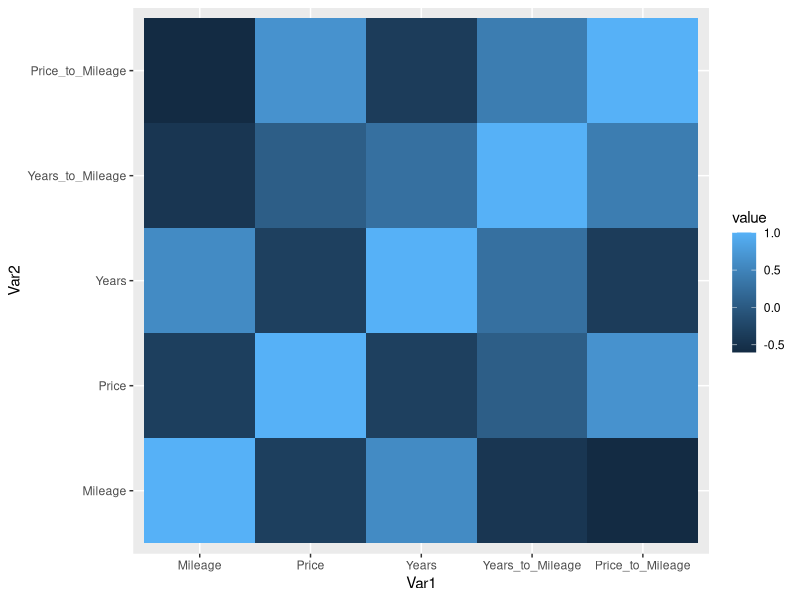
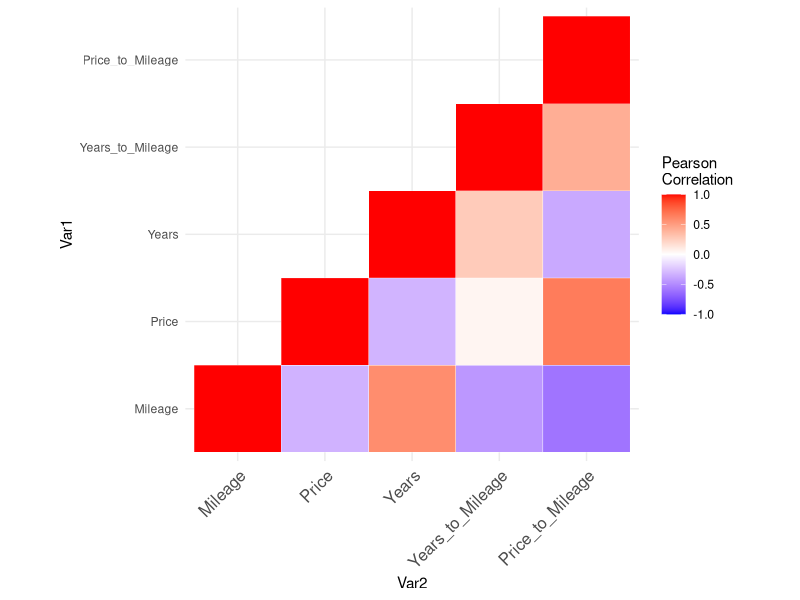
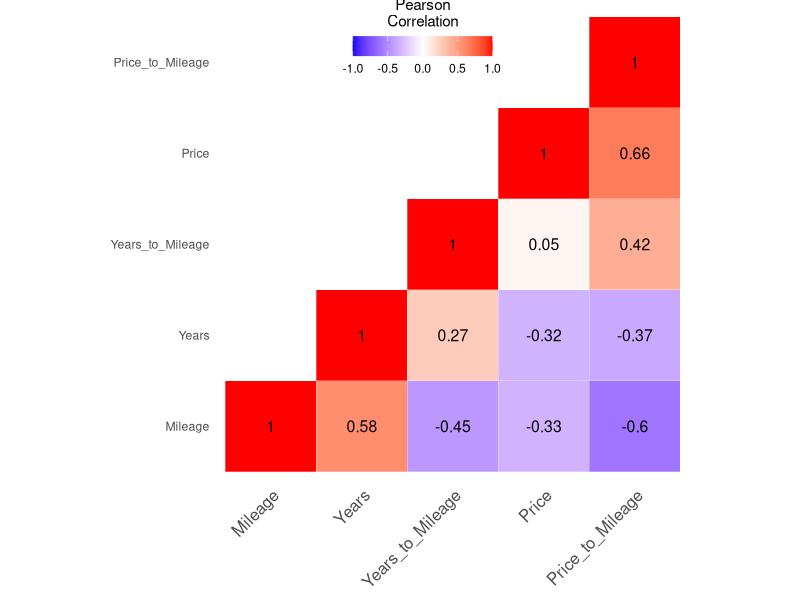
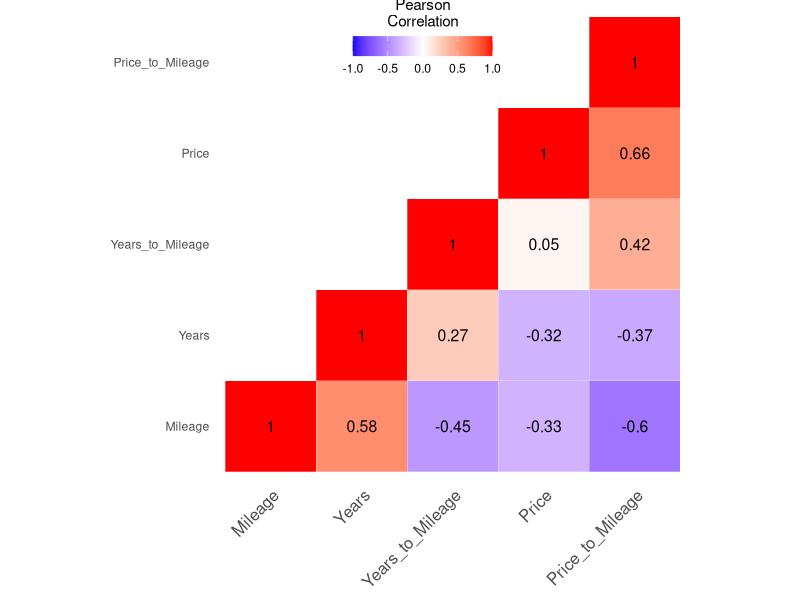

Source code (R) for these figures, in order:
library('tidyverse')

df = read_csv('cars2nd.csv');
df$Years = 2018 - df$Year;

#Gentleness of usage
df$Years_to_Mileage = df$Years / df$Mileage;

#Price/Mi
df$Price_to_Mileage = df$Price / df$Mileage;

df = df[,c('Mileage','Price','Years','Years_to_Mileage','Price_to_Mileage')]

cormat = round(cor(df),2);

#--------------------------------------------------------------------------------
library(reshape2)
melted_cormat = melt(cormat)

head(melted_cormat)

ggplot(data = melted_cormat, aes(x=Var1, y=Var2, fill=value)) + 
  geom_tile()

# Get lower triangle of the correlation matrix
get_lower_tri<-function(cormat){
  cormat[upper.tri(cormat)] <- NA
  return(cormat)
}
# Get upper triangle of the correlation matrix
get_upper_tri <- function(cormat){
  cormat[lower.tri(cormat)]<- NA
  return(cormat)
}

upper_tri <- get_upper_tri(cormat)
upper_tri

#--------------------------------------------------------------------------------

melted_cormat <- melt(upper_tri, na.rm = TRUE)
# Heatmap
library(ggplot2)
ggplot(data = melted_cormat, aes(Var2, Var1, fill = value))+
  geom_tile(color = "white")+
  scale_fill_gradient2(low = "blue", high = "red", mid = "white", 
                       midpoint = 0, limit = c(-1,1), space = "Lab", 
                       name="Pearson\nCorrelation") +
  theme_minimal()+ 
  theme(axis.text.x = element_text(angle = 45, vjust = 1, 
                                   size = 12, hjust = 1))+
  coord_fixed()

#---------------------------------------------------------------------------------
reorder_cormat <- function(cormat){
  # Use correlation between variables as distance
  dd <- as.dist((1-cormat)/2)
  hc <- hclust(dd)
  cormat <-cormat[hc$order, hc$order]
}

# Reorder the correlation matrix
cormat <- reorder_cormat(cormat)
upper_tri <- get_upper_tri(cormat)
# Melt the correlation matrix
melted_cormat <- melt(upper_tri, na.rm = TRUE)
# Create a ggheatmap
ggheatmap <- ggplot(melted_cormat, aes(Var2, Var1, fill = value))+
  geom_tile(color = "white")+
  scale_fill_gradient2(low = "blue", high = "red", mid = "white", 
                       midpoint = 0, limit = c(-1,1), space = "Lab", 
                       name="Pearson\nCorrelation") +
  theme_minimal()+ # minimal theme
  theme(axis.text.x = element_text(angle = 45, vjust = 1, 
                                   size = 12, hjust = 1))+
  coord_fixed()
# Print the heatmap
#print(ggheatmap)

ggheatmap = 
  ggheatmap + geom_text(aes(Var2, Var1, label = value), color = "black", size = 4) +
  theme( axis.title.x = element_blank(),
    axis.title.y = element_blank(),
    panel.grid.major = element_blank(),
    panel.border = element_blank(),
    panel.background = element_blank(),
    axis.ticks = element_blank(),
    legend.justification = c(1, 0),
    legend.position = c(0.6, 0.84),
    legend.direction = "horizontal")+
    guides(fill = guide_colorbar(barwidth = 7, barheight = 1,
                               title.position = "top", title.hjust = 0.5))

print(ggheatmap)
ggsave('heatmap.pdf');










